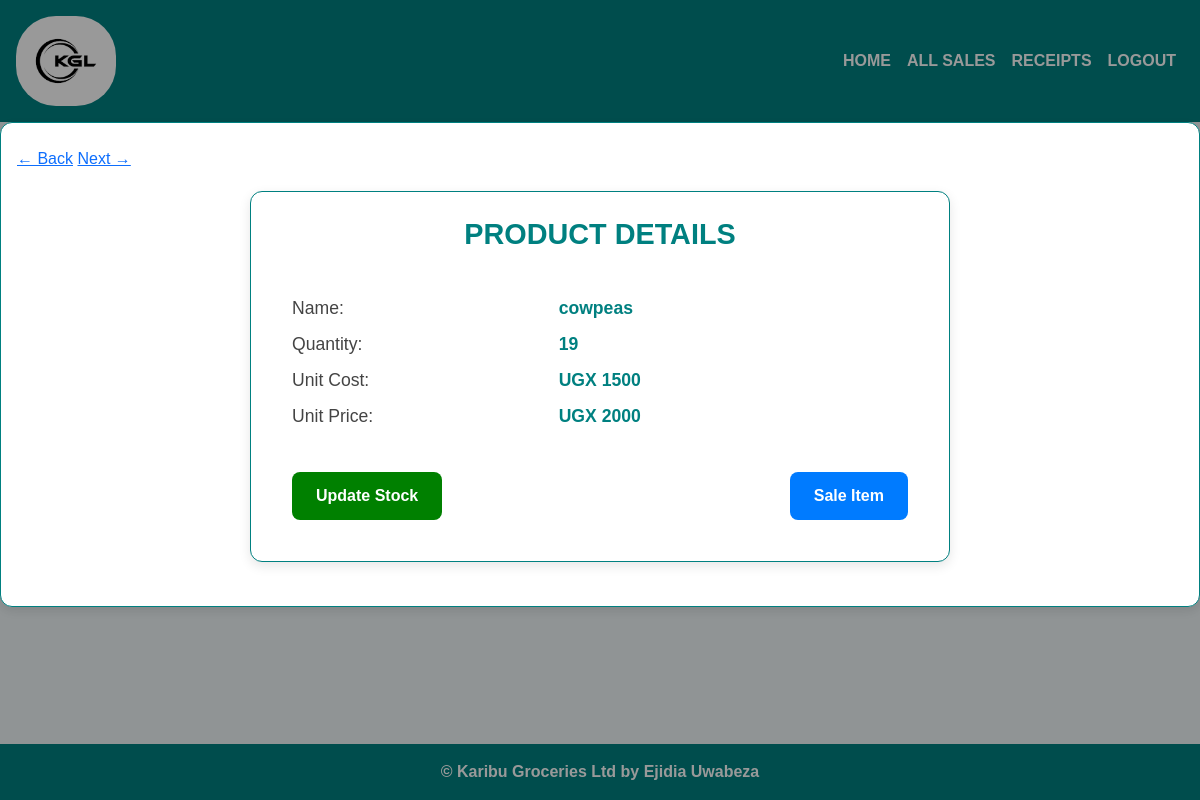
Screenshot of /home/12/ (signed in) with the database file from the repository.
### karibu/models.py (models this page shows, shortened)
class Stock(models.Model):
    item_name=models.CharField(max_length=50, null = True, blank=False)
    stock_branch_name=models.CharField(max_length=50, null = True, blank=False)
    stock_type=models.CharField(max_length=50, null = True, blank=False)
    stock_time_of_arrival=models.DateTimeField( default=datetime.now(), null=True, blank=True)
    created_at =models.DateTimeField(auto_now_add=True,null=True)
    supplier_contact=models.CharField(max_length=50, null = True, blank=False)
    stock_source = models.CharField(max_length=50, null = True, blank=False)
    unit_cost = models.IntegerField(default=10, null = True, blank=False)
    unit_price = models.IntegerField(default=0, null = True, blank=False)
    total_quantity = models.IntegerField(default=0, null = True, blank=False)
    issued_quantity = models.IntegerField(default=0, null = True, blank=False)

### karibu/views.py (the view)
# urls.py: path('home/<int:product_id>/',views.product_detail, name = 'product_detail'),
@login_required
def product_detail(request, product_id):
    product = get_object_or_404(Stock, id=product_id)
    return render(request, "ebook/product_detail.html", {'product': product})

### karibu/templates/ebook/product_detail.html (shortened to what this page needs)
{% extends 'ebook/base.html' %}
{% block content %}
{% load static %}
<div class="nav-buttons">
  <a href="/home/" class="btn-nav">← Back</a>
  <a href="/receipt/" class="btn-nav">Next →</a>
</div>
<div class="card">
  <h5 class="card-title">PRODUCT DETAILS</h5>
  <div class="card-body">
    <div class="row">
      <div class="col-lg-5">
        <h3>Name:</h3>
        <h3>Quantity:</h3>
        <h3>Unit Cost:</h3>
        <h3>Unit Price:</h3>
      </div>
      <div class="col-lg-5">
        <h3>{{ product.item_name }}</h3>
        <h3>{{ product.total_quantity }}</h3>
        <h3>UGX {{ product.unit_cost }}</h3>
        <h3>UGX {{ product.unit_price }}</h3>
      </div>
    </div>
    <div class="btn-container">
      <a href="{% url 'add_to_stock' product.id %}" class="btn btn-secondary">Update Stock</a>
      <a href="{% url 'issue_item' product.id %}" class="btn btn-primary">Sale Item</a>
    </div>
  </div>
</div>
{% endblock %}

### karibu/static/ebook/css/style.css (style rules this page uses)
html,body { position: relative; overflow-x: hidden; background: url('/static/ebook/images/backie.jpg'); width: 100% !important; height: 100vh; display: table; position: relative; background-position: center; background-attachment: scroll; -o-background-size: cover; -moz-background-size: cover; -webkit-background-size: cover; background-size: cover; background-repeat: no-repeat; }
body { background-color: #059212; font-family: 'raleway'; }

### karibu/templates/ebook/base.html (style rules this page uses)
body { height: 100%; margin: 0; font-family: 'Raleway', 'Montserrat', sans-serif; background-color: #f0f7f8; color: #000000; }

### karibu/templates/ebook/product_detail.html (style rules this page uses)
html, body { height: 100%; margin: 0; padding: 0; display: flex; flex-direction: column; background: #f0f7f8; font-family: Arial, 'Raleway', 'Montserrat', sans-serif; }
body { flex: 1; background-size: cover; background-attachment: fixed; background-repeat: no-repeat; position: relative; }
body::before { content: ''; position: absolute; top: 0; left: 0; width: 100%; height: 100%; background: rgba(0, 0, 0, 0.4); z-index: 1; }
.container, .card { position: relative; z-index: 2; background: #ffffff; border: 1px solid #008080; border-radius: 12px; margin: 20px auto; max-width: 700px; padding: 25px; box-shadow: 0 4px 12px rgba(0, 0, 0, 0.1); }
.card-title { text-align: center; color: #008080; font-size: 1.8rem; margin-bottom: 30px; font-weight: bold; }
.card-body h3 { font-size: 1.1rem; margin-bottom: 15px; color: #444; }
.card-body .col-lg-5:nth-child(2) h3 { color: #008080; font-weight: bold; }
.btn-container { display: flex; justify-content: space-between; margin-top: 30px; flex-wrap: wrap; }
.btn { font-weight: bold; padding: 12px 24px; border-radius: 8px; font-size: 1rem; text-decoration: none; display: inline-block; transition: background-color 0.3s ease; color: white; border: none; }
.btn-primary { background-color: #007bff; }
.btn-secondary { background-color: green; }

### rows the page displays
Stock: item_name "cowpeas", total_quantity "19", unit_cost "1500", unit_price "2000"
